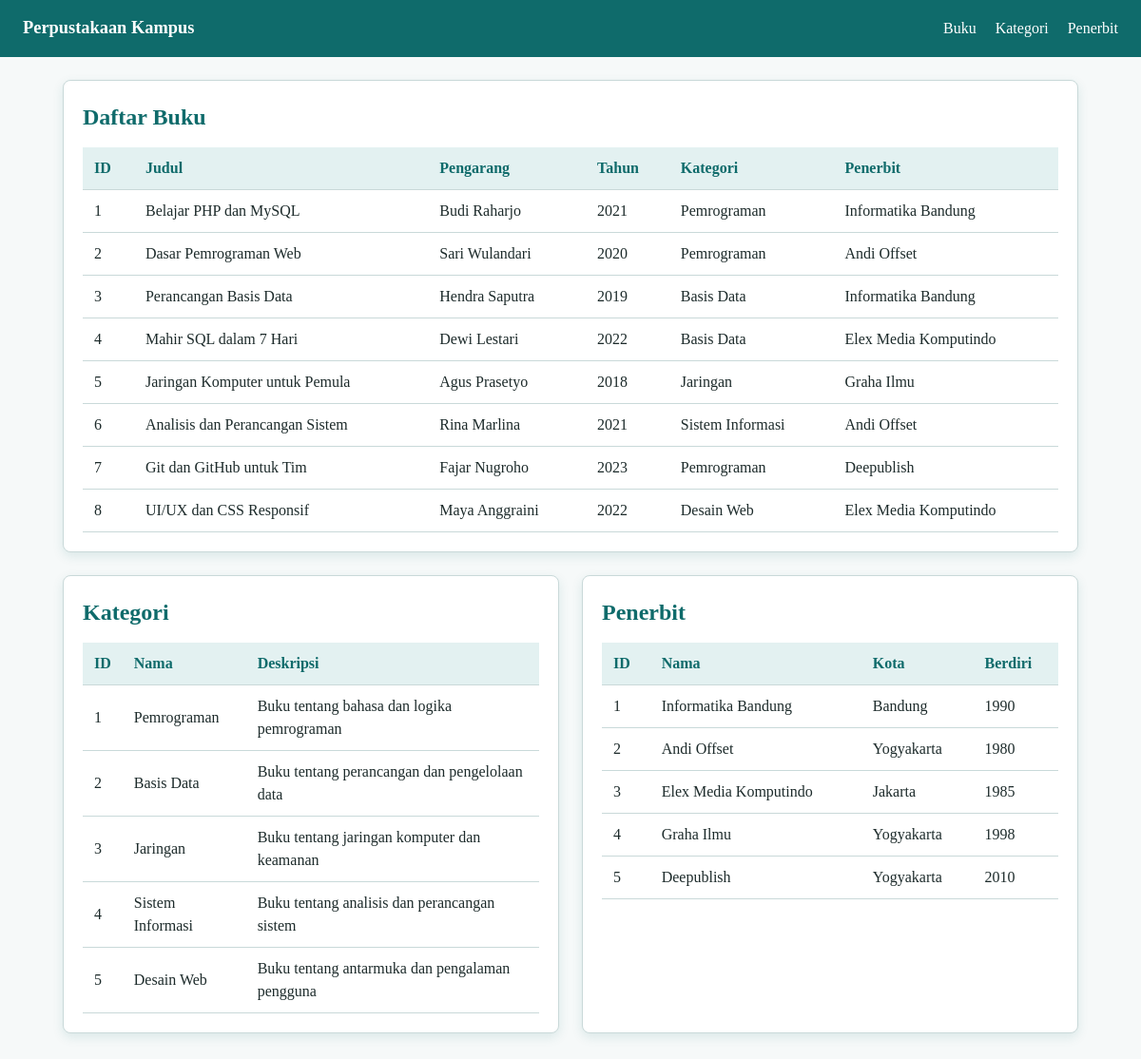
The page / on the database its author committed.
### tables this page shows
CREATE TABLE buku (
    id_buku INT PRIMARY KEY AUTO_INCREMENT,
    judul VARCHAR(150) NOT NULL,
    pengarang VARCHAR(100) NOT NULL,
    tahun_terbit INT,
    id_kategori INT,
    id_penerbit INT,
    FOREIGN KEY (id_kategori) REFERENCES kategori(id_kategori),
    FOREIGN KEY (id_penerbit) REFERENCES penerbit(id_penerbit)
);

CREATE TABLE kategori (
    id_kategori INT PRIMARY KEY AUTO_INCREMENT,
    nama_kategori VARCHAR(50) NOT NULL,
    deskripsi VARCHAR(150)
);

CREATE TABLE penerbit (
    id_penerbit INT PRIMARY KEY AUTO_INCREMENT,
    nama_penerbit VARCHAR(100) NOT NULL,
    kota VARCHAR(50),
    tahun_berdiri INT
);

### index.php (the view, shortened to what this page needs)
<?php
require_once 'services/config.php';
$buku = $conn->query(
    'SELECT b.id_buku, b.judul, b.pengarang, b.tahun_terbit,
            k.nama_kategori, p.nama_penerbit
     FROM buku b
     JOIN kategori k ON b.id_kategori = k.id_kategori
     JOIN penerbit p ON b.id_penerbit = p.id_penerbit
     ORDER BY b.id_buku'
);
$kategori = $conn->query('SELECT * FROM kategori');
$penerbit = $conn->query('SELECT * FROM penerbit');
function e($s) { return htmlspecialchars((string)$s, ENT_QUOTES, 'UTF-8'); }
?>
<!DOCTYPE html>
<html lang="id">
<head>
    <link rel="stylesheet" href="style.css">
</head>
<body>
    <nav class="navbar">
        <strong>Perpustakaan Kampus</strong>
        <div class="nav-links">
            <a href="#buku">Buku</a>
            <a href="#kategori">Kategori</a>
            <a href="#penerbit">Penerbit</a>
        </div>
    </nav>
    <main class="container">
        <section id="buku" class="card">
            <h2>Daftar Buku</h2>
            <div class="table-wrap">
            <table>
                <tr><th>ID</th><th>Judul</th><th>Pengarang</th><th>Tahun</th><th>Kategori</th><th>Penerbit</th></tr>
                <?php while ($row = $buku->fetch_assoc()) { ?>
                <tr>
                    <td><?= e($row['id_buku']) ?></td>
                    <td><?= e($row['judul']) ?></td>
                    <td><?= e($row['pengarang']) ?></td>
                    <td><?= e($row['tahun_terbit']) ?></td>
                    <td><?= e($row['nama_kategori']) ?></td>
                    <td><?= e($row['nama_penerbit']) ?></td>
                </tr>
                <?php } ?>
            </table>
            </div>
        </section>
        <div class="row">
            <section id="kategori" class="card">
                <h2>Kategori</h2>
                <div class="table-wrap">
                <table>
                    <tr><th>ID</th><th>Nama</th><th>Deskripsi</th></tr>
                    <?php while ($row = $kategori->fetch_assoc()) { ?>
                    <tr>
                        <td><?= e($row['id_kategori']) ?></td>
                        <td><?= e($row['nama_kategori']) ?></td>
                        <td><?= e($row['deskripsi']) ?></td>
                    </tr>
                    <?php } ?>
                </table>
                </div>
            </section>
            <section id="penerbit" class="card">
                <h2>Penerbit</h2>
                <div class="table-wrap">
                <table>
                    <tr><th>ID</th><th>Nama</th><th>Kota</th><th>Berdiri</th></tr>
                    <?php while ($row = $penerbit->fetch_assoc()) { ?>
                    <tr>
                        <td><?= e($row['id_penerbit']) ?></td>
                        <td><?= e($row['nama_penerbit']) ?></td>
                        <td><?= e($row['kota']) ?></td>
                        <td><?= e($row['tahun_berdiri']) ?></td>
                    </tr>
                    <?php } ?>
                </table>
                </div>
            </section>
        </div>
    </main>
</body>
</html>

### style.css (style rules this page uses)
:root { --brand: #0f6b6b; --brand-soft: #e3f1f1; --text: #1d2b2b; --line: #c9d9d9; }
* { box-sizing: border-box; }
body { margin: 0; font-family: Georgia, 'Times New Roman', serif; color: var(--text); background: #f6f9f9; line-height: 1.5; }
.navbar { display: flex; justify-content: space-between; align-items: center; flex-wrap: wrap; gap: 8px; padding: 16px 24px; background: var(--brand); color: #fff; font-size: 1.15rem; }
.nav-links { display: flex; gap: 20px; }
.nav-links a { color: #fff; text-decoration: none; font-size: 1rem; }
.container { max-width: 1100px; margin: 24px auto; padding: 0 16px; }
.row { display: flex; gap: 24px; flex-wrap: wrap; }
.row .card { flex: 1 1 380px; min-width: 0; }
.card { background: #fff; padding: 20px; margin-bottom: 24px; border: 1px solid var(--line); border-radius: 8px; box-shadow: 0 4px 12px rgba(15, 107, 107, .12); }
h2 { margin: 0 0 14px; color: var(--brand); }
.table-wrap { overflow-x: auto; }
table { width: 100%; border-collapse: collapse; }
th, td { padding: 10px 12px; text-align: left; border-bottom: 1px solid var(--line); }
th { background: var(--brand-soft); color: var(--brand); }

### rows shown on the page
buku: id_buku "1", judul "Belajar PHP dan MySQL", pengarang "Budi Raharjo", tahun_terbit "2021", id_kategori.nama_kategori "Pemrograman", id_penerbit.nama_penerbit "Informatika Bandung"
buku: id_buku "2", judul "Dasar Pemrograman Web", pengarang "Sari Wulandari", tahun_terbit "2020", id_kategori.nama_kategori "Pemrograman", id_penerbit.nama_penerbit "Andi Offset"
buku: id_buku "3", judul "Perancangan Basis Data", pengarang "Hendra Saputra", tahun_terbit "2019", id_kategori.nama_kategori "Basis Data", id_penerbit.nama_penerbit "Informatika Bandung"
buku: id_buku "4", judul "Mahir SQL dalam 7 Hari", pengarang "Dewi Lestari", tahun_terbit "2022", id_kategori.nama_kategori "Basis Data", id_penerbit.nama_penerbit "Elex Media Komputindo"
buku: id_buku "5", judul "Jaringan Komputer untuk Pemula", pengarang "Agus Prasetyo", tahun_terbit "2018", id_kategori.nama_kategori "Jaringan", id_penerbit.nama_penerbit "Graha Ilmu"
buku: id_buku "6", judul "Analisis dan Perancangan Sistem", pengarang "Rina Marlina", tahun_terbit "2021", id_kategori.nama_kategori "Sistem Informasi", id_penerbit.nama_penerbit "Andi Offset"
buku: id_buku "7", judul "Git dan GitHub untuk Tim", pengarang "Fajar Nugroho", tahun_terbit "2023", id_kategori.nama_kategori "Pemrograman", id_penerbit.nama_penerbit "Deepublish"
buku: id_buku "8", judul "UI/UX dan CSS Responsif", pengarang "Maya Anggraini", tahun_terbit "2022", id_kategori.nama_kategori "Desain Web", id_penerbit.nama_penerbit "Elex Media Komputindo"
kategori: id_kategori "1", nama_kategori "Pemrograman", deskripsi "Buku tentang bahasa dan logika pemrograman"
kategori: id_kategori "2", nama_kategori "Basis Data", deskripsi "Buku tentang perancangan dan pengelolaan data"
kategori: id_kategori "3", nama_kategori "Jaringan", deskripsi "Buku tentang jaringan komputer dan keamanan"
kategori: id_kategori "4", nama_kategori "Sistem Informasi", deskripsi "Buku tentang analisis dan perancangan sistem"
kategori: id_kategori "5", nama_kategori "Desain Web", deskripsi "Buku tentang antarmuka dan pengalaman pengguna"
penerbit: id_penerbit "1", nama_penerbit "Informatika Bandung", kota "Bandung", tahun_berdiri "1990"
penerbit: id_penerbit "2", nama_penerbit "Andi Offset", kota "Yogyakarta", tahun_berdiri "1980"
penerbit: id_penerbit "3", nama_penerbit "Elex Media Komputindo", kota "Jakarta", tahun_berdiri "1985"
penerbit: id_penerbit "4", nama_penerbit "Graha Ilmu", kota "Yogyakarta", tahun_berdiri "1998"
penerbit: id_penerbit "5", nama_penerbit "Deepublish", kota "Yogyakarta", tahun_berdiri "2010"
